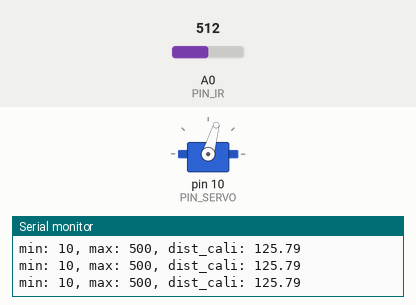
Simulated run of this sketch. Board: Arduino Uno, built with avr-gcc and run on an emulated ATmega328P. Shown: servo, the last lines printed to the serial monitor. The test bench sets the inputs (shaded band); at power-on: A0 (PIN_IR) = 512.

Above: at 2.2 s.
2.3 s: A0 (PIN_IR) set to 295
5.3 s: A0 (PIN_IR) set to 271
At 6.3 s:
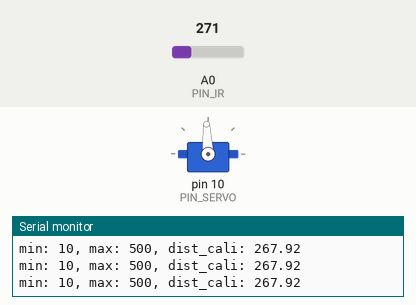
6.8 s: A0 (PIN_IR) set to 306
At 7.2 s:
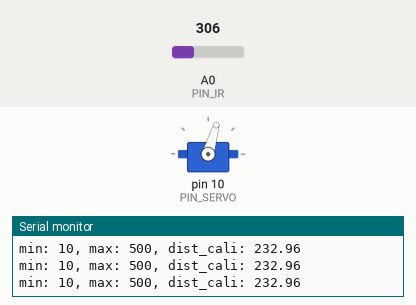
8.3 s: A0 (PIN_IR) set to 245
At 9.4 s:
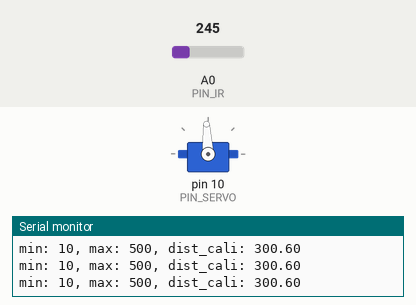
Timing chart, 0 to 11.3 s (numbered marks = the images above; inputs shaded):
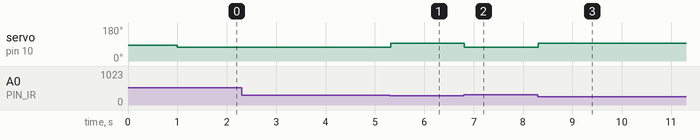

The sketch:

21_bbc_20212964.ino
```cpp
// Arduino pin assignment
#include <Servo.h>
#define PIN_IR A0
#define PIN_SERVO 10

Servo myservo;

#define _DIST_ALPHA 0.5 // EMA filter constant
#define _RAW_DIST_100 72 // The value when the actual distance is 100
#define _RAW_DIST_400 333 // The value when the actual distance is 400

// global variables
float dist_cali_ema, dist_cali_ema_bef, alpha; // for EMA filter
float raw_dist_100, raw_dist_400, dist_cali, dist_cali_bef, raw_dist; // for calibrated distance

void setup() {
// initialize serial port
  Serial.begin(57600);

// initialize USS related variables
  raw_dist_100 = _RAW_DIST_100;
  raw_dist_400 = _RAW_DIST_400;
  alpha = _DIST_ALPHA;
  dist_cali_ema_bef = 0;

  myservo.attach(PIN_SERVO);
  myservo.writeMicroseconds(1410);
  delay(1000);
}

float ir_distance(void){ // return value unit: mm
  float val;
  float volt = float(analogRead(PIN_IR));
  val = ((6762.0/(volt-9.0))-4.0) * 10.0;
  return val;
}

void loop() {
  raw_dist = ir_distance();
  if ((raw_dist < 50) || (raw_dist > 500)) {
    raw_dist = dist_cali_ema;
  }
  dist_cali = 100 + 300.0 / (raw_dist_400 - raw_dist_100) * (raw_dist - raw_dist_100);
  dist_cali_bef = dist_cali;
  dist_cali_ema = alpha * dist_cali + (1 - alpha) * dist_cali_ema_bef;
  dist_cali_ema_bef = dist_cali_ema;


  Serial.print("min: 10, max: 500, dist_cali: ");
  Serial.println(dist_cali);

  if (dist_cali_ema < 255) {
    myservo.writeMicroseconds(1310);
  }
  else {
    myservo.writeMicroseconds(1500);
  }
  delay(20);
}
```

Measured:
- the behaviour switches between 283 and 282 on A0 (PIN_IR) (found by bisection; images 0 and 1)
- after the input at 5.3 s, servo on pin 10 (PIN_SERVO): 74° → 93° at once
- after the input at 6.8 s, servo on pin 10 (PIN_SERVO): 93° → 74° at once
- after the input at 8.3 s, servo on pin 10 (PIN_SERVO): 74° → 93° at once
